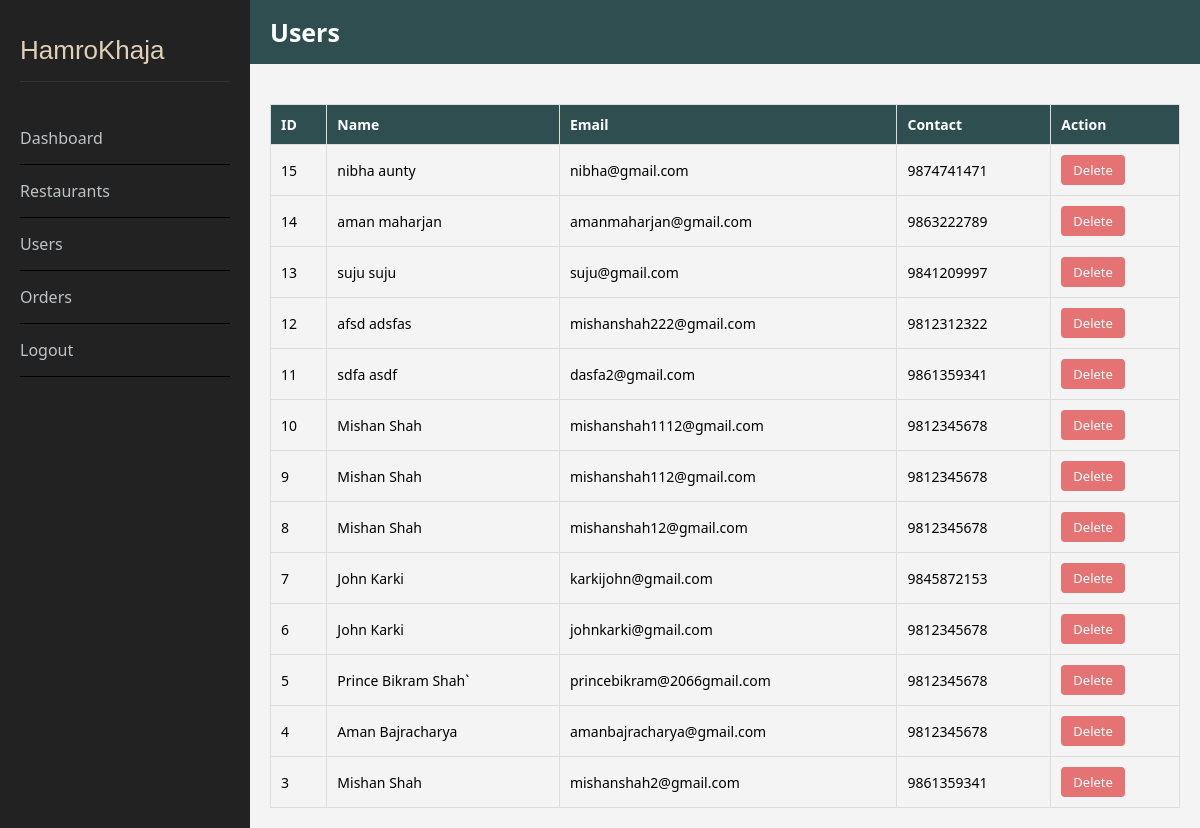
The app's page /system-admin/users.php (signed in) with its own data.
### tables this page shows
CREATE TABLE `users` (
  `id` int(11) NOT NULL,
  `name` varchar(100) NOT NULL,
  `email` varchar(100) NOT NULL,
  `password` varchar(255) NOT NULL,
  `contact` varchar(15) NOT NULL
);

### system-admin/users.php (the view, shortened to what this page needs)
<?php
require_once('../db/connection.php');
?>
<!DOCTYPE html>
<html lang="en">
<head>
</head>
<body>
<div class="sidebar">
    <a href="dashboard.php" class="logo">HamroKhaja</a>
    <a href="dashboard.php">Dashboard</a>
    <a href="restaurants.php">Restaurants</a>
    <a href="users.php">Users</a>
    <a href="orders.php">Orders</a>
    <a href="logout.php">Logout</a>
</div>
<div class="main-content">
    <div class="topbar">Users</div>
    <div class="content">
        <table class="menu-table">
            <thead>
                <tr>
                    <th>ID</th>
                    <th>Name</th>
                    <th>Email</th>
                    <th>Contact</th>
                    <th>Action</th>
                </tr>
            </thead>
            <tbody>
                <?php
                $result = $conn->query("SELECT id, name, email, contact FROM users ORDER BY id DESC");
                while ($row = $result->fetch_assoc()):
                ?>
                <tr>
                    <td><?php echo $row['id']; ?></td>
                    <td><?php echo htmlspecialchars($row['name']); ?></td>
                    <td><?php echo htmlspecialchars($row['email']); ?></td>
                    <td><?php echo htmlspecialchars($row['contact']); ?></td>
                    <td>
                        <form method="POST" onsubmit="return confirm('Delete this user?');">
                            <button type="submit" name="delete_user" class="delete-btn">Delete</button>
                        </form>
                    </td>
                </tr>
                <?php endwhile; ?>
            </tbody>
        </table>
    </div>
</div>
</body>
</html>

### system-admin/users.php (style rules this page uses)
* { box-sizing: border-box; margin: 0; padding: 0; font-family: "Segoe UI", sans-serif; }
body { display: flex; min-height: 100vh; background-color: #f4f4f4; }
.sidebar { width: 250px; background-color: #222; color: #ecf0f1; padding: 20px; min-height: 100vh; }
.sidebar .logo { font-size: 26px; font-family: 'Lucida Sans', Geneva, Verdana, sans-serif; color: #DFD0B8; text-decoration: none; display: block; margin-bottom: 30px; padding-bottom: 15px; border-bottom: 1px solid #333; }
.sidebar a { display: block; color: #bdc3c7; text-decoration: none; padding: 15px 0; border-bottom: 1px solid black; }
.main-content { flex: 1; display: flex; flex-direction: column; }
.topbar { background-color: #2E4E50; color: white; padding: 15px 20px; font-size: 25px; font-weight: bold; }
.content { padding: 20px; }
.menu-table { width: 100%; border-collapse: collapse; margin-top: 20px; }
.menu-table th, .menu-table td { border: 1px solid #ddd; padding: 10px; text-align: left; font-size: 14px; }
.menu-table th { background-color: #2E4E50; color: white; }
.delete-btn { background-color: #e57373; color: white; border: none; padding: 6px 12px; border-radius: 4px; cursor: pointer; font-size: 13px; }

### records on screen
users: id "15", name "nibha aunty", email "nibha@gmail.com", contact "9874741471"
users: id "14", name "aman maharjan", email "amanmaharjan@gmail.com", contact "9863222789"
users: id "13", name "suju suju", email "suju@gmail.com", contact "9841209997"
users: id "12", name "afsd adsfas", email "mishanshah222@gmail.com", contact "9812312322"
users: id "11", name "sdfa asdf", email "dasfa2@gmail.com", contact "9861359341"
users: id "10", name "Mishan Shah", email "mishanshah1112@gmail.com", contact "9812345678"
users: id "9", name "Mishan Shah", email "mishanshah112@gmail.com", contact "9812345678"
users: id "8", name "Mishan Shah", email "mishanshah12@gmail.com", contact "9812345678"
users: id "7", name "John Karki", email "karkijohn@gmail.com", contact "9845872153"
users: id "6", name "John Karki", email "johnkarki@gmail.com", contact "9812345678"
users: id "5", name "Prince Bikram Shah`", email "princebikram@2066gmail.com", contact "9812345678"
users: id "4", name "Aman Bajracharya", email "amanbajracharya@gmail.com", contact "9812345678"
users: id "3", name "Mishan Shah", email "mishanshah2@gmail.com", contact "9861359341"
